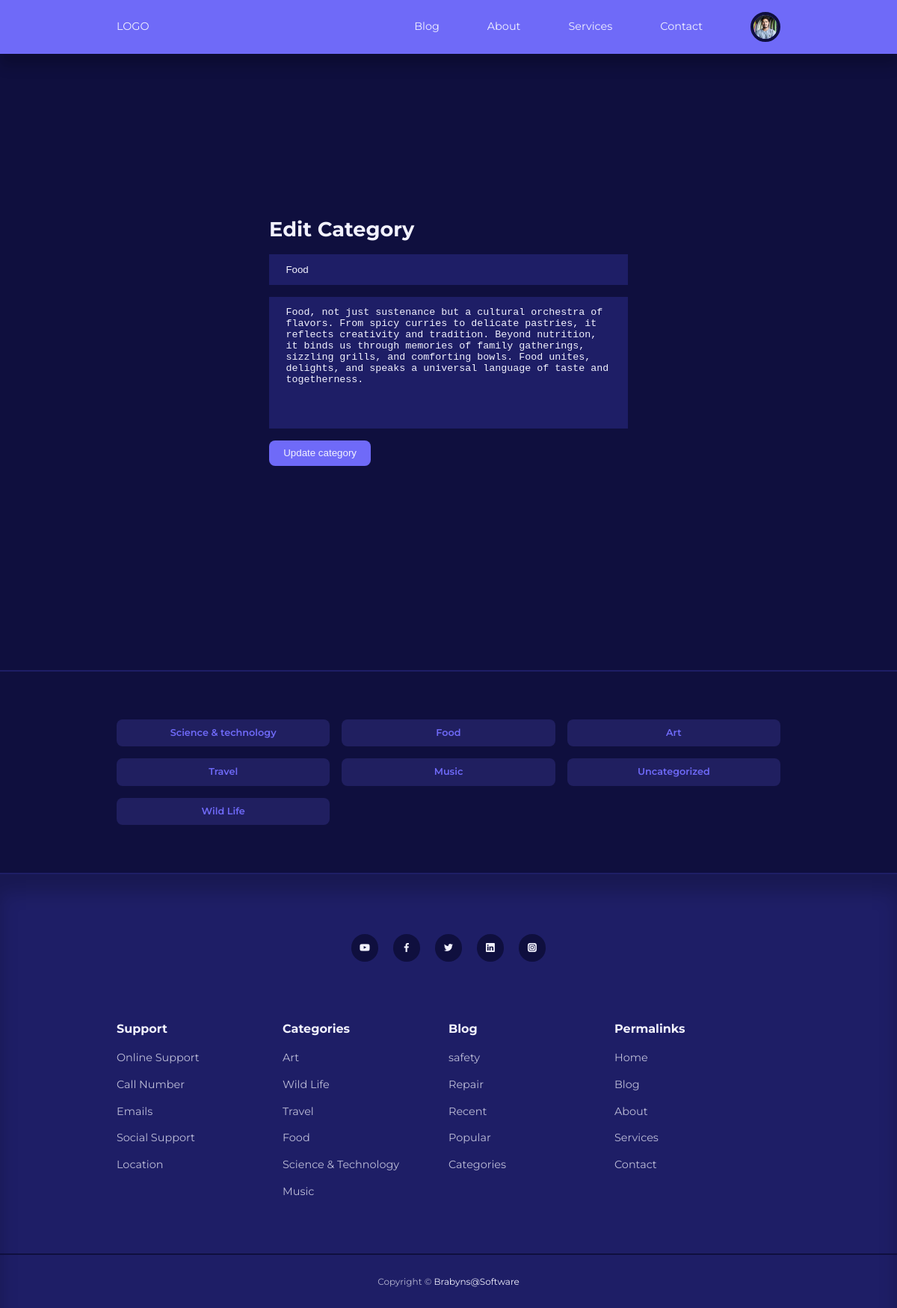
Screenshot of /blog/admin/edit-category.php?id=2 (signed in) with the database file from the repository.
### tables this page shows
CREATE TABLE `users` (
  `id` int(11) UNSIGNED NOT NULL,
  `first_name` varchar(32) NOT NULL,
  `last_name` varchar(32) NOT NULL,
  `email` varchar(64) NOT NULL,
  `username` varchar(32) NOT NULL,
  `password` varchar(255) NOT NULL,
  `avatar` varchar(255) NOT NULL,
  `is_admin` varchar(32) NOT NULL
);

CREATE TABLE `categories` (
  `id` int(11) UNSIGNED NOT NULL,
  `title` varchar(50) NOT NULL,
  `description` text NOT NULL
);

### Blog/admin/includes/header.php (called while the page is built, shortened)
<?php
require '../includes/header.php';

### Blog/admin/edit-category.php (the view, shortened to what this page needs)
<?php include 'includes/header.php';
if(isset($_GET['id'])){
    $id =  filter_var($_GET['id'], FILTER_SANITIZE_NUMBER_INT);
    $query = "SELECT * FROM categories WHERE id = $id";
    $result = mysqli_query($connection, $query);
    $category = mysqli_fetch_assoc($result);
}else{
    header("location :" .ROOT_URL .'admin/manage-category.php');
    die();
}
?>
<section class="form__section">
    <div class="container form__section-container">
        <h2>Edit Category</h2>
        <form action="<?= ROOT_URL?>admin/edit-category-logic.php" method="post">
<input type="text" name="title" value="<?= $category['title'] ?>" placeholder="Title">
<textarea name="description" id="" cols="30" rows="10" placeholder="Description"><?= $category['description'] ?></textarea>
<button type="submit" name="submit" class="btn">Update category</button>
        </form>
    </div>
</section>
<?php include '../includes/footer.php';   ?>

### Blog/includes/header.php (shortened to what this page needs)
<?php
require 'config/database.php';
if(isset($_SESSION['user_id'])){
  $id = filter_var($_SESSION['user_id'], FILTER_SANITIZE_NUMBER_INT);
  $query = "SELECT * FROM users WHERE id = {$id}";
  $result = mysqli_query($connection, $query);
  $avatar = mysqli_fetch_assoc($result);
}
?>
<!DOCTYPE html>
<html lang="en">
<head>
    <link rel="stylesheet" href="<?= ROOT_URL?>css/style.css">
    <link rel="stylesheet" href="https://unicons.iconscout.com/release/v4.0.0/css/line.css">
</head>
<body>
    <nav>
        <div class="container nav__container">
            <a href="<?= ROOT_URL?>" class="nav__log">LOGO</a>
           <ul class="nav__items">
               <li><a href="<?= ROOT_URL?>blog.php">Blog</a></li>
               <li><a href="<?= ROOT_URL?>about.php">About</a></li>
               <li><a href="<?= ROOT_URL?>services.php">Services</a></li>
               <li><a href="<?= ROOT_URL?>contact.php">Contact</a></li>
               <?php if(isset($_SESSION['user_id'])) :  ?>
               <li class="nav__profile">
                   <div class="avatar">
                       <img src="<?= ROOT_URL . 'images/' .  $avatar['avatar'] ?>" alt="">
                   </div>
               </li>
                  <?php else : ?>
               <li><a href="<?= ROOT_URL?>signin.php">Signin</a></li>
              <?php endif ?>
           </ul>
        </div>
    </nav>

### Blog/includes/footer.php (shortened to what this page needs)
<?php
$fetch_category = "SELECT * FROM categories";
$result  = mysqli_query($connection, $fetch_category);
?>
<section class="category__buttons">
    <div class="container category__buttons-container">
       <?php while($category = mysqli_fetch_assoc($result)) : ?>
        <a href="<?= ROOT_URL ?>category-post.php?id=<?= $category['id'] ?>" class="category__button"><?= "{$category['title']}" ?></a>
 <?php endwhile ?>
    </div>
</section>
<footer>
    <div class="footer__socials">
        <a href="" target="_blank"><i class="uil uil-youtube"></i></a>
        <a href="" target="_blank"><i class="uil uil-facebook-f"></i></a>
        <a href="" target="_blank"><i class="uil uil-twitter"></i></a>
        <a href="" target="_blank"><i class="uil uil-linkedin"></i></a>
        <a href="" target="_blank"><i class="uil uil-instagram-alt"></i></a>
    </div>
    <div class="container footer__container">
        <article>
            <h4>Support</h4>
            <ul>
                <li><a href="">Online Support</a></li>
                <li><a href="">Call Number</a></li>
                <li><a href="">Emails</a></li>
                <li><a href="">Social Support</a></li>
                <li><a href="">Location</a></li>
            </ul>
        </article>
           <article>
            <h4>Categories</h4>
            <ul>
                <li><a href="">Art</a></li>
                <li><a href="">Wild Life</a></li>
                <li><a href="">Travel</a></li>
                <li><a href="">Food</a></li>
                <li><a href="">Science & Technology</a></li>
                <li><a href=""> Music</a></li>
            </ul>
        </article>
           <article>
            <h4>Blog</h4>
            <ul>
                <li><a href="">safety</a></li>
                <li><a href="">Repair</a></li>
                <li><a href="">Recent</a></li>
                <li><a href="">Popular</a></li>
                <li><a href="">Categories</a></li>
            </ul>
        </article>
               <article>
            <h4>Permalinks</h4>
            <ul>
                <li><a href="">Home</a></li>
                <li><a href="">Blog</a></li>
                <li><a href="">About</a></li>
                <li><a href="">Services</a></li>
                <li><a href="">Contact</a></li>
            </ul>
        </article>
    </div>
    <div class="footer__copyright">
        <small>Copyright &copy; <a href="mailto:burabuyabz@gmail.com" target="_blank">Brabyns@Software</a></small>
    </div>
</footer>
</body>
</html>

### Blog/css/style.css (style rules this page uses)
:root { --color-primary: #6f6af8; --color-primary-light: hsl(242, 91%, 69%, 18%); --color-primary-variant: #5854c7; --color-red: #da0f3f; --color-red-light: hsl(346, 87%, 46%, 15%); --color-green: #00c476; --color-green-light: hsl(156, 100%, 38%, 15%); --color-gray-900: #1e1e66; --color-gray-700: #2d2b7c; --color-gray-300: rgba(242, 242, 254, 0.3); --color-gray-200: rgba(242, 242, 254, 0.7); --color-white: #f2f2fe; --color-bg: #0f0f3e; --transition: all 300ms ease; --container-width-lg: 74%; --container-width-md: 88%; --form-width: 40%; --card-border-radius-1: 0.3rem; --card-border-radius-2: 0.5rem; --card-border-radius-3: 0.8rem; --card-border-radius-4: 2rem; --card-border-radius-5: 5rem; }
* { margin: 0; padding: 0; outline: 0; border: 0; list-style: none; text-decoration: none; box-sizing: border-box; }
body { font-family: montserrat, sans-serif; line-height: 1.6; color: var(--color-gray-200); overflow-x: hidden; background: var(--color-bg); font-size: 0.9rem; }
.container { width: var(--container-width-lg); max-width: 1800px; margin-inline: auto; }
section { margin-top: 3rem; width: 100vw; }
h1, h2, h3, h4, h5 { color: var(--color-white); line-height: 1.3; }
h2 { font-size: 1.7rem; margin: 1rem 0; }
h4 { font-size: 1rem; }
a { color: var(--color-white); transition: var(--transition); }
img { display: block; width: 100%; object-fit: cover; }
nav { background: var(--color-primary); width: 100vw; height: 4.5rem; position: fixed; top: 0; z-index: 10; box-shadow: 0 1rem 1rem rgba(0, 0, 0, 0.2); }
.nav__container { height: 100%; display: flex; align-items: center; justify-content: space-between; }
.avatar { width: 2.5rem; height: 2.5rem; border-radius: 50%; overflow: hidden; border: 0.3rem solid var(--color-bg); }
.nav__items { display: flex; align-items: center; gap: 4rem; }
.nav__profile { position: relative; cursor: pointer; }
.category__button { background: var(--color-primary-light); color: var(--color-primary); display: inline-block; padding: 0.5rem; border-radius: var(--card-border-radius-2); font-weight: 600; font-size: 0.8rem; text-align: center; }
.category__buttons { padding: 4rem 0; border-top: 2px solid var(--color-gray-900); border-bottom: 2px solid var(--color-gray-900); }
.category__buttons-container { width: fit-container; display: grid; grid-template-columns: repeat(3, 1fr); gap: 1rem; }
footer { background: var(--color-gray-900); padding: 5rem 0 0; box-shadow: inset 0 1.5rem 1.5rem rgba(0, 0, 0, 0.2); }
.footer__socials { margin-inline: auto; width: fit-content; margin-bottom: 5rem; display: flex; justify-content: space-between; align-items: center; gap:1.2rem }
.footer__socials a { background: var(--color-bg); border-radius: 50%; width: 2.3rem; height: 2.3rem; display: flex; align-items: center; justify-content: center; }
.footer__container { display: grid; grid-template-columns: repeat(4, 1fr); }
footer h4 { color: var(--color-white); margin-bottom: 0.6rem; }
footer ul li { padding: 0.4rem 0; }
footer ul a { opacity: 0.75; }
.footer__copyright { text-align: center; padding: 1.5rem 0; border-top: 2px solid var(--color-bg); margin-top: 4rem; }
.btn { display: inline; width: fit-content; padding: 0.6rem 1.2rem; background-color: var(--color-primary); border-radius: var(--card-border-radius-2); cursor: pointer; transition: var(--transition); color: var(--color-white); }
.form__section { display: grid; place-items: center; height: 100vh; }
.form__section-container { width: var(--form-width); }
form { display: flex; flex-direction: column; gap:1rem; }
input, textarea, select { padding: 0.8rem 1.4rem; background-color: var(--color-gray-900); border-radius: var(--color-border-2); resize: none; color: var(--color-white); }

### rows the page displays
users: avatar (picture)
categories: title "Food", description "Food, not just sustenance but a cultural orchestra of flavors. From spicy curries to delicate pastries, it reflects creativity and tradition. Beyond nutrition, it binds us through memories of family gatherings, sizzling grills, and comforting bowls. Food unites, delights, and speaks a universal language of taste and togetherness."
categories: title "Science & technology"
categories: title "Art"
categories: title "Travel"
categories: title "Music"
categories: title "Uncategorized"
categories: title "Wild Life"
